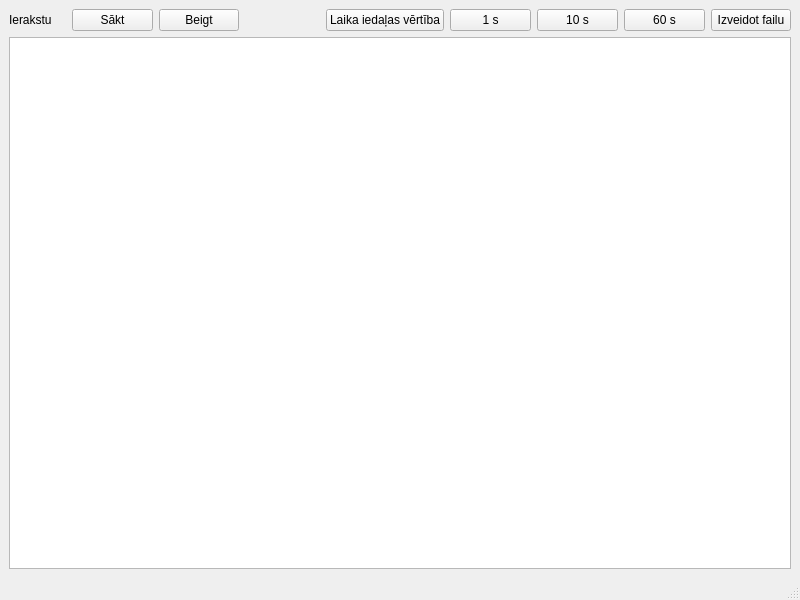
<?xml version="1.0" encoding="UTF-8"?>
<ui version="4.0">
 <class>Rs232</class>
 <widget class="QMainWindow" name="Rs232">
  <property name="geometry">
   <rect>
    <x>0</x>
    <y>0</y>
    <width>800</width>
    <height>600</height>
   </rect>
  </property>
  <property name="windowTitle">
   <string>MainWindow</string>
  </property>
  <widget class="QWidget" name="centralwidget">
   <layout class="QVBoxLayout" name="verticalLayout_2">
    <item>
     <layout class="QVBoxLayout" name="verticalLayout" stretch="20,1,1">
      <item>
       <layout class="QVBoxLayout" name="verticalLayout_chart"/>
      </item>
      <item>
       <layout class="QHBoxLayout" name="horizontalLayout_3" stretch="7,10,10,10,10,10,10,10,0">
        <item>
         <widget class="QLabel" name="label_statuss">
          <property name="text">
           <string>Ierakstu</string>
          </property>
         </widget>
        </item>
        <item>
         <widget class="QPushButton" name="pushButtonStart">
          <property name="text">
           <string>Sākt</string>
          </property>
         </widget>
        </item>
        <item>
         <widget class="QPushButton" name="pushButton_Stop">
          <property name="text">
           <string>Beigt</string>
          </property>
         </widget>
        </item>
        <item>
         <spacer name="horizontalSpacer">
          <property name="orientation">
           <enum>Qt::Horizontal</enum>
          </property>
          <property name="sizeHint" stdset="0">
           <size>
            <width>40</width>
            <height>20</height>
           </size>
          </property>
         </spacer>
        </item>
        <item>
         <widget class="QPushButton" name="pushButton_3">
          <property name="text">
           <string>Laika iedaļas vērtība</string>
          </property>
         </widget>
        </item>
        <item>
         <widget class="QPushButton" name="pushButton_1s">
          <property name="text">
           <string>1 s</string>
          </property>
         </widget>
        </item>
        <item>
         <widget class="QPushButton" name="pushButton_10s">
          <property name="text">
           <string>10 s</string>
          </property>
         </widget>
        </item>
        <item>
         <widget class="QPushButton" name="pushButton_60s">
          <property name="text">
           <string>60 s</string>
          </property>
         </widget>
        </item>
        <item>
         <widget class="QPushButton" name="pushButton_Save">
          <property name="text">
           <string>Izveidot failu</string>
          </property>
         </widget>
        </item>
       </layout>
      </item>
      <item>
       <layout class="QVBoxLayout" name="verticalLayout_3">
        <item>
         <layout class="QHBoxLayout" name="horizontalLayout_2" stretch="0">
          <item>
           <widget class="QTextEdit" name="textEditInfo"/>
          </item>
         </layout>
        </item>
       </layout>
      </item>
     </layout>
    </item>
   </layout>
  </widget>
  <widget class="QMenuBar" name="menubar">
   <property name="geometry">
    <rect>
     <x>0</x>
     <y>0</y>
     <width>800</width>
     <height>17</height>
    </rect>
   </property>
  </widget>
  <widget class="QStatusBar" name="statusbar"/>
 </widget>
 <resources/>
 <connections/>
</ui>
